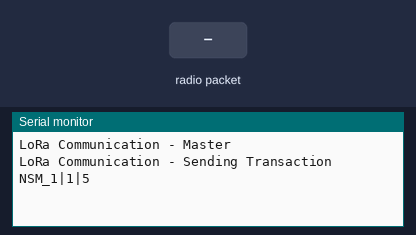
A sketch run on a simulated Arduino Uno, built with avr-gcc and run on an emulated ATmega328P. Parts: the last lines printed to the serial monitor. Inputs (shaded band) come from the test bench. No radio packets arrive unless stated.

Above: at 1.2 s.
1.3 s: radio packet "1" arrives
At 2.5 s:
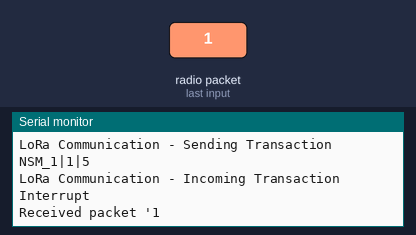
2.8 s: radio packet "0" arrives
At 3.9 s:
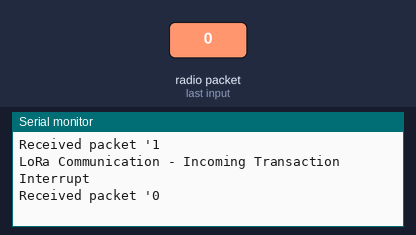

Measured:
- after the input at 1.3 s, the serial monitor: prints a new line at once (image 1)
- after the input at 2.8 s, the serial monitor: prints a new line at once (image 2)

The sketch:

sketch_master.ino
```cpp
/*
   NSM Cansat Bootcamp
   LoRa Communication - Functional Task - Master
   https://circuitdigest.com/microcontroller-projects/arduino-lora-sx1278-interfacing-tutorial
   https://iotdesignpro.com/projects/lora-communication-between-two-arduino-using-LoRa-Module-SX1278
   https://github.com/sandeepmistry/arduino-LoRa/blob/master/API.md
*/

#include <LoRa.h>
#define lora_frequency 433E6
#define lora_pair_id "NSM_1"
#define start_value 5
#define interrupt_pin 2 // LoRa's DIO0

int communication_state = 1;  // 1-sending, 2-receiving
long current_result = 1;
int remaining_value = 0;

void setup() {

  Serial.begin(115200);

  while (!Serial);

  Serial.println("LoRa Communication - Master");

  remaining_value = start_value;

  if (!LoRa.begin(lora_frequency)) {
    Serial.println("LoRa Communication - Start Failed");
    while (1);
  }

  LoRa.onReceive(translate_received_transaction);
  LoRa.receive();

}

// sending format
// lora_pair_id|remaining_value|result
void loop() {

  // keep sending until proper response is received
  if (communication_state == 1) {

    LoRa.beginPacket();
    LoRa.print(lora_pair_id);
    LoRa.print("|");
    LoRa.print(current_result);
    LoRa.print("|");
    LoRa.print(remaining_value);
    LoRa.endPacket();

    Serial.println("LoRa Communication - Sending Transaction");
    Serial.print(lora_pair_id);
    Serial.print("|");
    Serial.print(current_result);
    Serial.print("|");
    Serial.println(remaining_value);

    delay(5000);

  }

}

void translate_received_transaction(int packet_size) {
  Serial.println("LoRa Communication - Incoming Transaction Interrupt");

  communication_state = 2;

  if (packet_size) {
    String received_transaction = "";

    Serial.print("Received packet '");
    while (LoRa.available()) {
      char new_char = (char) LoRa.read();
      received_transaction += new_char;
    }

    Serial.println(received_transaction);

    String received_pair_id        = get_field_by_position(received_transaction, (char) '|', 0);
    String received_current_result = get_field_by_position(received_transaction, (char) '|', 1);
    String received_remaining_value = get_field_by_position(received_transaction, (char) '|', 2);

    if (
      received_pair_id == lora_pair_id &&
      received_pair_id != "" &
      received_current_result != "" &
      received_remaining_value != ""
    ) {

      current_result = factorial_function(received_current_result.toInt(), received_remaining_value.toInt());

      if (received_remaining_value.toInt() > 0)
        remaining_value = received_remaining_value.toInt() - 1;

      communication_state = 1;

    }

  }
}


long factorial_function(long result, int remaining) {

  if (remaining == 0) {
    return result;

  } else {
    return result * remaining;

  }

}

String get_field_by_position(String data, char separator, int index) {
  int found = 0;
  int str_index[] = {0, -1};
  int max_index = data.length() - 1;

  for (int i = 0; i <= max_index && found <= index; i++) {
    if (data.charAt(i) == separator || i == max_index) {
      found++;
      str_index[0] = str_index[1] + 1;
      str_index[1] = (i == max_index) ? i + 1 : i;
    }
  }

  return found > index ? data.substring(str_index[0], str_index[1]) : "";
}
```
